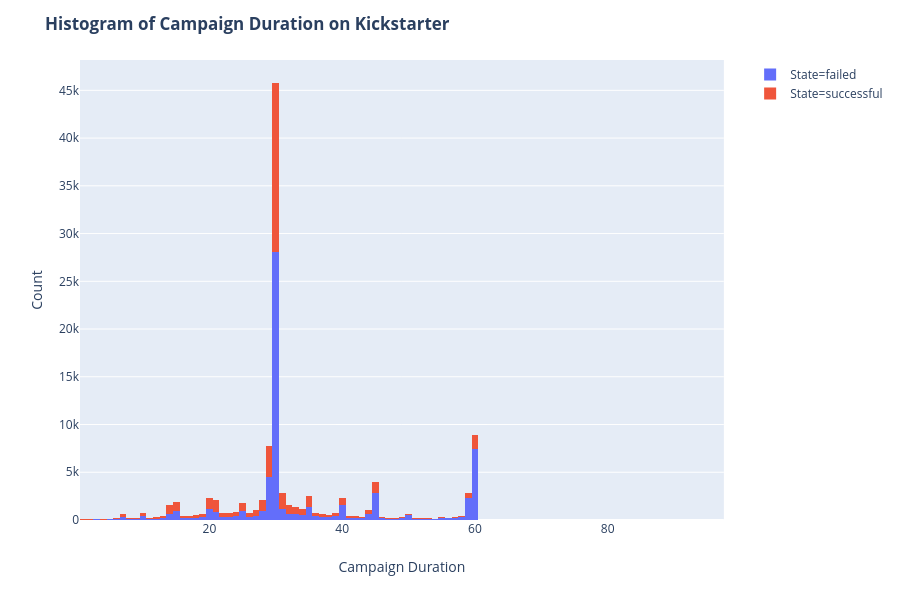

Notebook source saved alongside this figure:
### Markdown cell above
# - Campaign Duration Distribution

### Code cell
# The frequency of Kickstarter project last
fig_his_kick = px.histogram(kickstarter_df, x='Length', color='State')
fig_his_kick.update_layout(
    title_text='<b>Histogram of Campaign Duration on Kickstarter</b>', # title of plot
    xaxis_title_text='Campaign Duration', # xaxis label
    yaxis_title_text='Count', # yaxis label

)
fig_his_kick.show()

### Figure 1 — Plotly figure (JSON) as saved in the notebook; plotly's stock layout.template omitted (floating-point values rounded to 4 significant figures; data arrays with more than 128 entries replaced by an {"elided": "..."} marker saying what was removed)
{"data": [{"alignmentgroup": "True", "bingroup": "x", "hoverlabel": {"namelength": 0}, "hovertemplate": "State=failed<br>Length=%{x}<br>count=%{y}", "legendgroup": "State=failed", "marker": {"color": "#636efa"}, "name": "State=failed", "offsetgroup": "State=failed", "orientation": "v", "showlegend": true, "type": "histogram", "x": {"elided": "65814 str values"}, "xaxis": "x", "yaxis": "y"}, {"alignmentgroup": "True", "bingroup": "x", "hoverlabel": {"namelength": 0}, "hovertemplate": "State=successful<br>Length=%{x}<br>count=%{y}", "legendgroup": "State=successful", "marker": {"color": "#EF553B"}, "name": "State=successful", "offsetgroup": "State=successful", "orientation": "v", "showlegend": true, "type": "histogram", "x": {"elided": "45127 str values"}, "xaxis": "x", "yaxis": "y"}], "layout": {"barmode": "relative", "height": 600, "legend": {"tracegroupgap": 0}, "margin": {"t": 60}, "title": {"text": "<b>Histogram of Campaign Duration on Kickstarter</b>"}, "xaxis": {"anchor": "y", "domain": [0, 0.98], "title": {"text": "Campaign Duration"}}, "yaxis": {"anchor": "x", "domain": [0, 1], "title": {"text": "Count"}}}}
